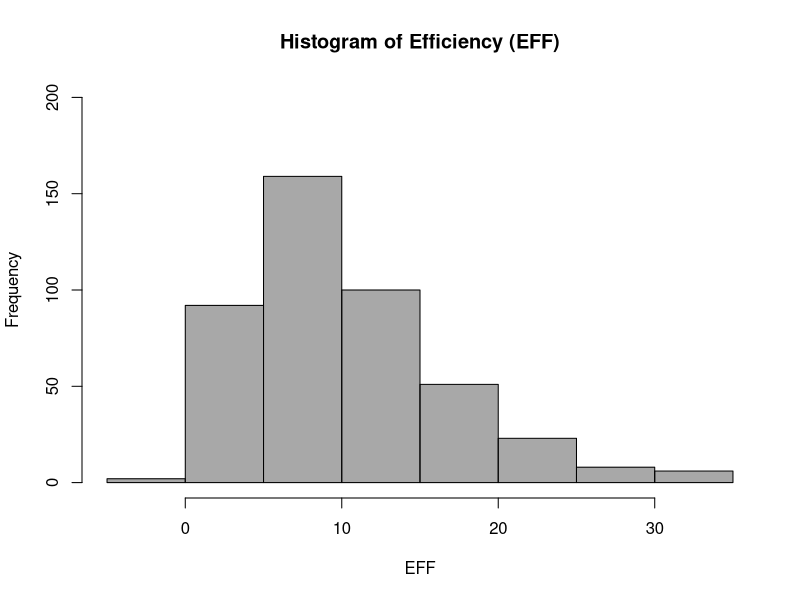
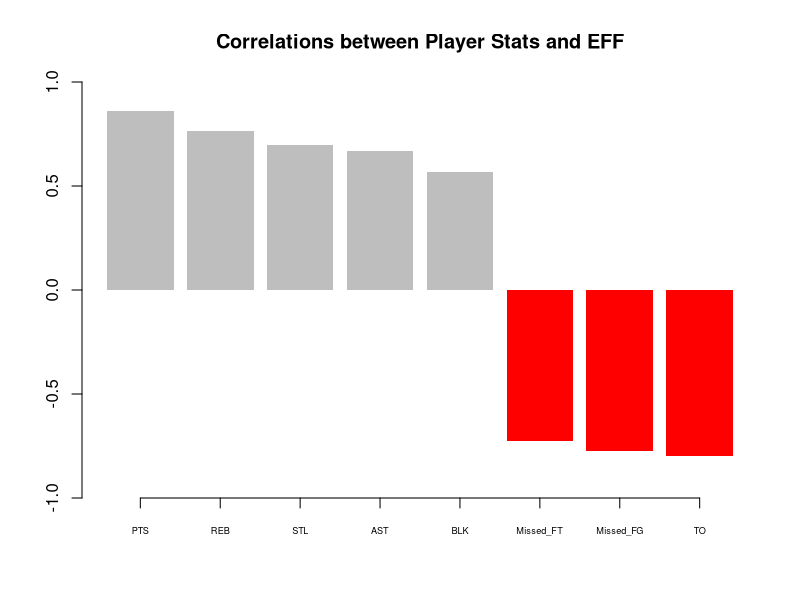
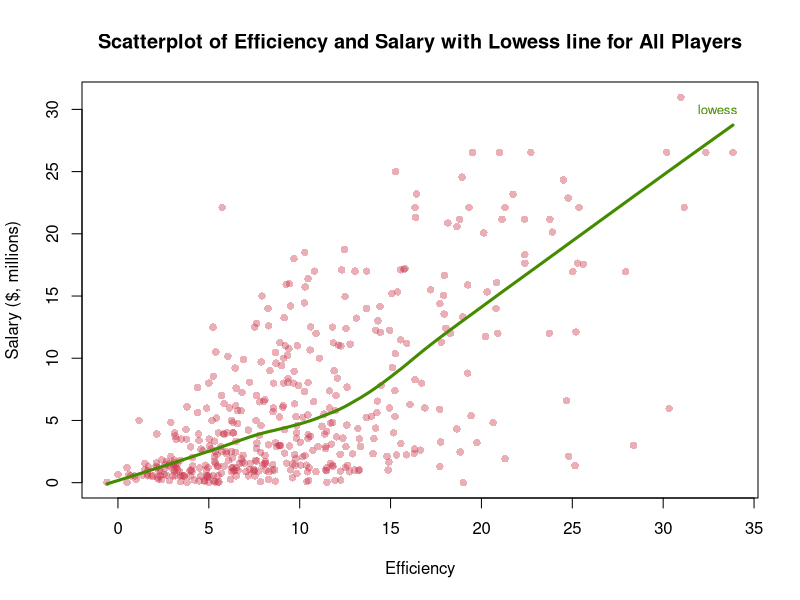
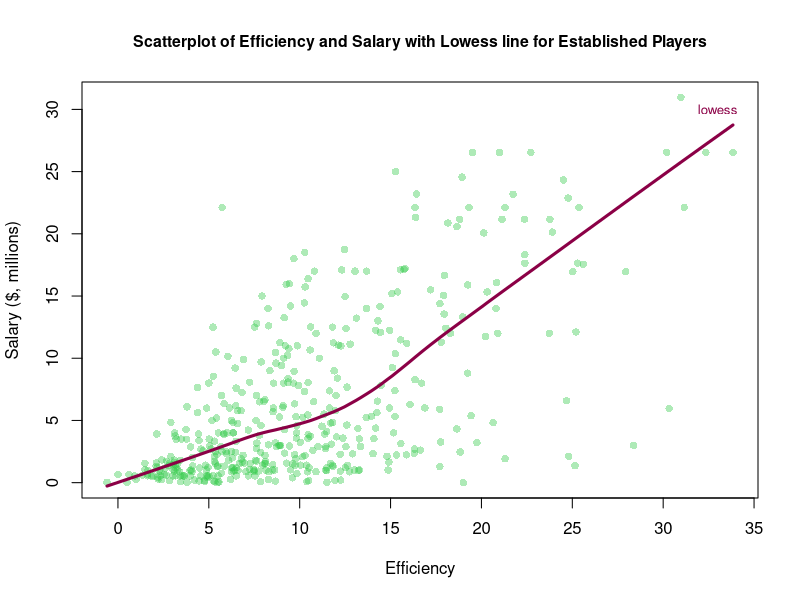

Write the R code that produced these figures, in order.
## ---- chunk 1
knitr::opts_chunk$set(echo = TRUE)
# add libraries
library(readr)
library(dplyr)
## ---- chunk 2

# Use read.csv() to read csv into R and check with str()
base <- read.csv(file = "nba2017-player-statistics.csv",
                 colClasses = c('character', 
                                'character', 
                                'factor',
                                'character', 
                                'double', 
                                'integer',
                                'integer',
                                'integer',
                                'integer',
                                'integer',
                                'integer',
                                'integer',
                                'integer',
                                'integer',
                                'integer',
                                'integer',
                                'integer',
                                'integer',
                                'integer',
                                'integer',
                                'integer',
                                'integer',
                                'integer',
                                'integer'))
str(base)

# Use read_csv() to read csv into R and check with str()
rdr <- read_csv(file = "nba2017-player-statistics.csv", 
                col_types = cols( Player = col_character(), 
                                  Team = col_character(), 
                                  Position = col_factor(levels = c('C',
                                                                   'PF',
                                                                   'PG',
                                                                   'SF',
                                                                   'SG')),
                                  Experience = col_character(), 
                                  Salary = col_double(), 
                                  Rank = col_integer(),
                                  Age = col_integer(),
                                  GP = col_integer(),
                                  GS = col_integer(),
                                  MIN = col_integer(),
                                  FGM = col_integer(),
                                  FGA = col_integer(),
                                  Points3 = col_integer(),
                                  Points3_atts = col_integer(),
                                  Points2 = col_integer(),
                                  Points2_atts = col_integer(),
                                  FTM = col_integer(),
                                  FTA = col_integer(),
                                  OREB = col_integer(),
                                  DREB = col_integer(),
                                  AST = col_integer(),
                                  STL = col_integer(),
                                  BLK = col_integer(),
                                  TO = col_integer()))
str(rdr)
## ---- chunk 3
# Replace occurences of "R" with 0 
base$Experience[base$Experience == "R"] = 0

# Convert Experience column from character to integer type
base$Experience <- as.integer(base$Experience)
str(base)
## ---- chunk 4
# Add Missed_FG to base
base$Missed_FG <- (base$FGA - base$FGM)

# Add Missed_FT to base 
base$Missed_FT <- (base$FTA - base$FTM)

# Add PTS to base
base$PTS <- (3*base$Points3 + 2*base$Points2 + base$FTM)

# Add REB to base
base$REB <- (base$OREB + base$DREB)

# Add MPG to base
base$MPG <- (base$MIN - base$GP)

# Add EFF to base
base$EFF <- c(base$PTS + 
              base$REB +
              base$AST +
              base$STL +
              base$BLK -
              base$Missed_FG -
              base$Missed_FT -
              base$TO) / base$GP

# Summary statistics of EFF
summary(base$EFF)

# Histogram of EFF
hist(x = base$EFF,
     ylim = c(0, 200),
     xlab = 'EFF',
     ylab = 'Frequency',
     main = 'Histogram of Efficiency (EFF)',
     col = rgb(0.32, 0.32, 0.32, 0.50))

# Top 10 players by EFF
top.ten <- arrange(.data = base, desc(EFF)) %>% slice(1:10) %>% select(Player, Team, Salary, EFF)
top.ten

# Players with negative EFF
neg.eff <- arrange(.data = base) %>% filter(EFF < 0) %>% select(Player)
neg.eff

# Compute correlation coefficient between EFF and all the variables in EFF formula
cor.pts <- cor(x = base$EFF,
               y = base$PTS)

cor.reb <- cor(x = base$EFF,
               y = base$REB)

cor.stl <- cor(x = base$EFF,
               y = base$STL)

cor.ast <- cor(x = base$EFF,
               y = base$AST)

cor.blk <- cor(x = base$EFF,
               y = base$BLK)

cor.missed_fg <- cor(x = base$EFF,
                     y = base$Missed_FG)

cor.missed_ft <- cor(x = base$EFF,
                     y = base$Missed_FT)

cor.to <- cor(x = base$EFF,
                     y = base$TO)

# Create data frame with all coefficients
all.cor <- data.frame(c(cor.pts, 
                        cor.reb, 
                        cor.stl, 
                        cor.ast, 
                        cor.blk, 
                        cor.missed_fg * -1, 
                        cor.missed_ft * -1, 
                        cor.to * -1))

# Name column 'coefficients'
attributes(all.cor)$names[1] <- 'coefficients'

# Sort coefficients by decreasing value
sorted.all.cor <- arrange(.data = all.cor,
                          desc(coefficients))

# Display coefficients
sorted.all.cor

# Create vector with variable names for x-axis of plot           
cnames = c('PTS', 
           'REB', 
           'STL', 
           'AST', 
           'BLK', 
           'Missed_FT', 
           'Missed_FG', 
           'TO')

# Create barplot of efficiency and salary
barplot(height = as.vector(sorted.all.cor[,1]),
        main = "Correlations between Player Stats and EFF",
        names.arg = cnames,
        axis.lty = 1,
        ylim = c(-1, 1),
        cex.names = 0.55,
        cex.axis = 1,
        border = 'NA',
        col = c('grey',
                'grey',
                'grey',
                'grey',
                'grey',
                'red',
                'red',
                'red'))
## ---- chunk 5
# Add scatterplot of efficiency and salary
plot(x = base$EFF,
     y = base$Salary/1000000,
     xlab = "Efficiency",
     ylab = "Salary ($, millions)",
     main = 'Scatterplot of Efficiency and Salary with Lowess line for All Players',
     pch = 16,
     col = rgb(0.8, 0.21, 0.3, 0.4))

# Add lowess line to plot
lines(lowess(x = base$EFF, y = base$Salary/1000000),
      lty = 1,
      lwd = 3,
      col = '#458b00')

# Add 'lowess' label to plot
text(x = 33, 
     y = 30, 
     labels = 'lowess', 
     col = '#458b00', 
     cex = 0.8)

# Compute correlation coefficient between efficiency and salary
cor.eff.sal <- cor(x = base$EFF,
                   y = base$Salary)
cor.eff.sal
## ---- chunk 6
players2 <- filter(base, MPG >= 20)

# Add scatterplot of efficiency and salary
plot(x =players2$EFF,
     y =players2$Salary/1000000,
     xlab = "Efficiency",
     ylab = "Salary ($, millions)",
     main = 'Scatterplot of Efficiency and Salary with Lowess line for Established Players',
     pch = 16,
     col = rgb(0.21, 0.8, 0.3, 0.4),
     cex.main = 0.95)

# Add lowess line to plot
lines(lowess(x = players2$EFF, 
             y = players2$Salary/1000000),
      lty = 1,
      lwd = 3,
      col = '#8b0046')

# Add 'lowess' label to plot
text(x = 33, 
     y = 30, 
     labels = 'lowess', 
     col = '#8b0046', 
     cex = 0.8)

# Compute correlation coefficient between efficiency and salary
cor.eff.sal <- cor(x = players2$EFF,
                   y = players2$Salary)
cor.eff.sal
